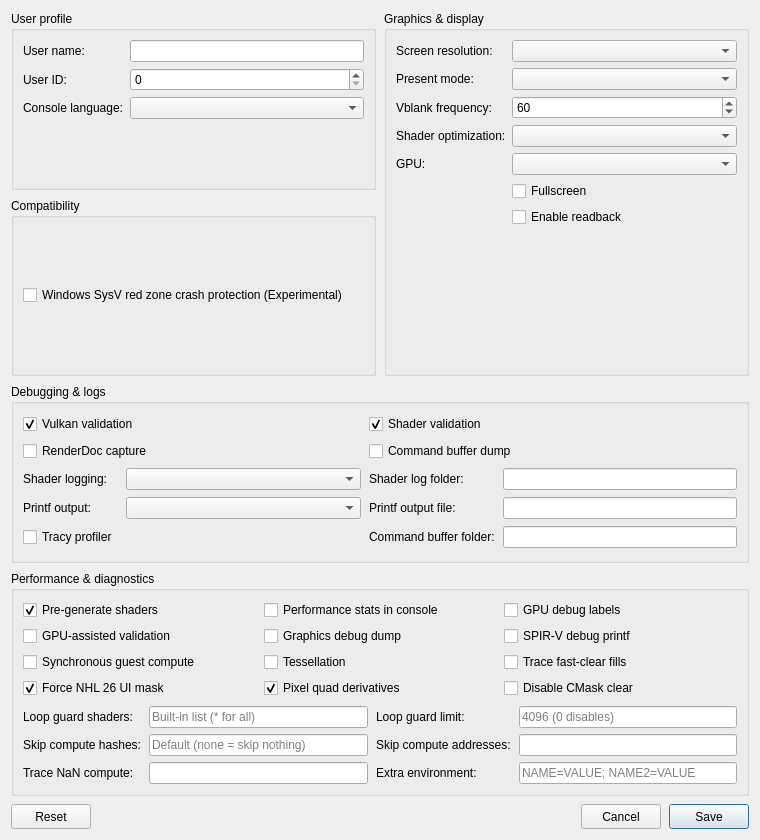
<?xml version="1.0" encoding="UTF-8"?>
<ui version="4.0">
 <class>ConfigurationEditDialog</class>
 <widget class="QDialog" name="ConfigurationEditDialog">
  <property name="geometry">
   <rect>
    <x>0</x>
    <y>0</y>
    <width>760</width>
    <height>840</height>
   </rect>
  </property>
  <property name="windowTitle">
   <string>Settings</string>
  </property>
  <property name="locale">
   <locale language="English" country="UnitedStates"/>
  </property>
  <layout class="QGridLayout" name="gridLayout">
   <property name="horizontalSpacing">
    <number>8</number>
   </property>
   <property name="verticalSpacing">
    <number>8</number>
   </property>
   <item row="0" column="0">
    <layout class="QGridLayout" name="sectionsLayout" columnstretch="1,1">
     <property name="horizontalSpacing">
      <number>8</number>
     </property>
     <property name="verticalSpacing">
      <number>8</number>
     </property>
     <item row="0" column="0">
      <widget class="QGroupBox" name="user_profile_group">
       <property name="title">
        <string>User profile</string>
       </property>
       <layout class="QFormLayout" name="userProfileLayout">
        <property name="fieldGrowthPolicy">
         <enum>QFormLayout::AllNonFixedFieldsGrow</enum>
        </property>
        <item row="0" column="0">
         <widget class="QLabel" name="label_user_name">
          <property name="text"><string>User name:</string></property>
         </widget>
        </item>
        <item row="0" column="1">
         <widget class="MandatoryLineEdit" name="lineEdit_user_name">
          <property name="toolTip"><string>Local user name exposed to games</string></property>
          <property name="clearButtonEnabled"><bool>true</bool></property>
         </widget>
        </item>
        <item row="1" column="0">
         <widget class="QLabel" name="label_user_id">
          <property name="text"><string>User ID:</string></property>
         </widget>
        </item>
        <item row="1" column="1">
         <widget class="QSpinBox" name="spinBox_user_id">
          <property name="toolTip"><string>Local user ID exposed to games</string></property>
          <property name="maximum"><number>2147483647</number></property>
         </widget>
        </item>
        <item row="2" column="0">
         <widget class="QLabel" name="label_console_language">
          <property name="text"><string>Console language:</string></property>
         </widget>
        </item>
        <item row="2" column="1">
         <widget class="QComboBox" name="comboBox_console_language">
          <property name="toolTip"><string>Language</string></property>
         </widget>
        </item>
       </layout>
      </widget>
     </item>
     <item row="0" column="1" rowspan="2">
      <widget class="QGroupBox" name="graphics_group">
       <property name="title">
        <string>Graphics &amp;&amp; display</string>
       </property>
       <layout class="QFormLayout" name="graphicsLayout">
        <property name="fieldGrowthPolicy">
         <enum>QFormLayout::AllNonFixedFieldsGrow</enum>
        </property>
        <item row="0" column="0">
         <widget class="QLabel" name="label_screen_resolution">
          <property name="text"><string>Screen resolution:</string></property>
         </widget>
        </item>
        <item row="0" column="1">
         <widget class="QComboBox" name="comboBox_screen_resolution">
          <property name="toolTip"><string>Window resolution</string></property>
         </widget>
        </item>
        <item row="1" column="0">
         <widget class="QLabel" name="label_present_mode">
          <property name="text"><string>Present mode:</string></property>
         </widget>
        </item>
        <item row="1" column="1">
         <widget class="QComboBox" name="comboBox_present_mode">
          <property name="toolTip"><string>Vulkan swapchain presentation mode</string></property>
         </widget>
        </item>
        <item row="2" column="0">
         <widget class="QLabel" name="label_vblank_frequency">
          <property name="text"><string>Vblank frequency:</string></property>
         </widget>
        </item>
        <item row="2" column="1">
         <widget class="QSpinBox" name="spinBox_vblank_frequency">
          <property name="toolTip"><string>Virtual display refresh rate used for frame pacing</string></property>
          <property name="minimum"><number>30</number></property>
          <property name="maximum"><number>360</number></property>
          <property name="value"><number>60</number></property>
         </widget>
        </item>
        <item row="3" column="0">
         <widget class="QLabel" name="label_shader_optimization">
          <property name="text"><string>Shader optimization:</string></property>
         </widget>
        </item>
        <item row="3" column="1">
         <widget class="QComboBox" name="comboBox_shader_optimization_type">
          <property name="toolTip"><string>Optimize shaders for code size or performance</string></property>
         </widget>
        </item>
        <item row="4" column="0">
         <widget class="QLabel" name="label_gpu">
          <property name="text"><string>GPU:</string></property>
         </widget>
        </item>
        <item row="4" column="1">
         <widget class="QComboBox" name="comboBox_gpu">
          <property name="toolTip"><string>Graphics device used by the emulator</string></property>
         </widget>
        </item>
        <item row="5" column="1">
         <widget class="QCheckBox" name="checkBox_fullscreen">
          <property name="toolTip"><string>Run in borderless desktop fullscreen</string></property>
          <property name="text"><string>Fullscreen</string></property>
         </widget>
        </item>
        <item row="6" column="1">
         <widget class="QCheckBox" name="checkBox_readback">
          <property name="toolTip"><string>Read back writable linear images</string></property>
          <property name="text"><string>Enable readback</string></property>
         </widget>
        </item>
       </layout>
      </widget>
     </item>
     <item row="2" column="0" colspan="2">
      <widget class="QGroupBox" name="debug_group">
       <property name="title">
        <string>Debugging &amp;&amp; logs</string>
       </property>
       <layout class="QGridLayout" name="debugLayout" columnstretch="0,1,0,1">
        <property name="horizontalSpacing"><number>8</number></property>
        <property name="verticalSpacing"><number>6</number></property>
        <item row="0" column="0" colspan="2">
         <widget class="QCheckBox" name="checkBox_vulkan_validation">
          <property name="toolTip"><string>Enable Vulkan validation layers</string></property>
          <property name="text"><string>Vulkan validation</string></property>
          <property name="checked"><bool>true</bool></property>
         </widget>
        </item>
        <item row="0" column="2" colspan="2">
         <widget class="QCheckBox" name="checkBox_shader_validation">
          <property name="toolTip"><string>Validate SPIR-V binary</string></property>
          <property name="text"><string>Shader validation</string></property>
          <property name="checked"><bool>true</bool></property>
         </widget>
        </item>
        <item row="1" column="0" colspan="2">
         <widget class="QCheckBox" name="checkBox_renderdoc_capture">
          <property name="toolTip"><string>Enable RenderDoc capture</string></property>
          <property name="text"><string>RenderDoc capture</string></property>
         </widget>
        </item>
        <item row="1" column="2" colspan="2">
         <widget class="QCheckBox" name="checkBox_cmd_dump">
          <property name="toolTip"><string>Dump command buffers</string></property>
          <property name="text"><string>Command buffer dump</string></property>
         </widget>
        </item>
        <item row="2" column="0">
         <widget class="QLabel" name="label_shader_log_direction">
          <property name="text"><string>Shader logging:</string></property>
         </widget>
        </item>
        <item row="2" column="1">
         <widget class="QComboBox" name="comboBox_shader_log_direction">
          <property name="toolTip"><string>Dump shaders to file or console window. If enabled may decrease emulator performance</string></property>
         </widget>
        </item>
        <item row="2" column="2">
         <widget class="QLabel" name="label_shader_log_folder">
          <property name="text"><string>Shader log folder:</string></property>
         </widget>
        </item>
        <item row="2" column="3">
         <widget class="MandatoryLineEdit" name="lineEdit_shader_log_folder">
          <property name="toolTip"><string>Specify directory to dump shaders</string></property>
          <property name="clearButtonEnabled"><bool>true</bool></property>
         </widget>
        </item>
        <item row="3" column="0">
         <widget class="QLabel" name="label_printf_direction">
          <property name="text"><string>Printf output:</string></property>
         </widget>
        </item>
        <item row="3" column="1">
         <widget class="QComboBox" name="comboBox_printf_direction">
          <property name="toolTip"><string>Print logs to file or console window. If enabled may decrease emulator performance</string></property>
         </widget>
        </item>
        <item row="3" column="2">
         <widget class="QLabel" name="label_printf_file">
          <property name="text"><string>Printf output file:</string></property>
         </widget>
        </item>
        <item row="3" column="3">
         <widget class="MandatoryLineEdit" name="lineEdit_printf_file">
          <property name="toolTip"><string>Specify file to dump logs</string></property>
          <property name="clearButtonEnabled"><bool>true</bool></property>
         </widget>
        </item>
        <item row="4" column="0">
         <widget class="QCheckBox" name="checkBox_profiler">
          <property name="toolTip"><string>Enable the Tracy profiler. Profiling may decrease emulator performance</string></property>
          <property name="text"><string>Tracy profiler</string></property>
         </widget>
        </item>
        <item row="4" column="2">
         <widget class="QLabel" name="label_cmd_dump_folder">
          <property name="text"><string>Command buffer folder:</string></property>
         </widget>
        </item>
        <item row="4" column="3">
         <widget class="MandatoryLineEdit" name="lineEdit_cmd_dump_folder">
          <property name="toolTip"><string>Specify directory to dump command buffers</string></property>
          <property name="clearButtonEnabled"><bool>true</bool></property>
         </widget>
        </item>
       </layout>
      </widget>
     </item>
     <item row="1" column="0">
      <widget class="QGroupBox" name="compatibility_group">
       <property name="title">
        <string>Compatibility</string>
       </property>
       <layout class="QHBoxLayout" name="compatibilityLayout">
        <item>
         <widget class="QCheckBox" name="checkBox_red_zone_protection">
          <property name="toolTip"><string>Helps prevent crashes in some games on Windows</string></property>
          <property name="text"><string>Windows SysV red zone crash protection (Experimental)</string></property>
         </widget>
        </item>
        <item>
         <spacer name="compatibilitySpacer">
          <property name="orientation"><enum>Qt::Horizontal</enum></property>
          <property name="sizeHint" stdset="0">
           <size><width>40</width><height>20</height></size>
          </property>
         </spacer>
        </item>
       </layout>
      </widget>
     </item>
     <item row="3" column="0" colspan="2">
      <widget class="QGroupBox" name="diagnostics_group">
       <property name="title">
        <string>Performance &amp;&amp; diagnostics</string>
       </property>
       <layout class="QVBoxLayout" name="diagnosticsLayout">
        <property name="spacing"><number>8</number></property>
        <item>
         <layout class="QGridLayout" name="diagnosticsSwitchesLayout" columnstretch="1,1,1">
          <property name="horizontalSpacing"><number>8</number></property>
          <property name="verticalSpacing"><number>6</number></property>
          <item row="0" column="0">
           <widget class="QCheckBox" name="checkBox_pre_gen">
            <property name="toolTip"><string>--pre-gen: record the shaders and pipelines each run compiles, then compile the recorded ones before the game starts so later runs hitch less. Records are kept in _PipelineCache</string></property>
            <property name="text"><string>Pre-generate shaders</string></property>
            <property name="checked"><bool>true</bool></property>
           </widget>
          </item>
          <item row="0" column="1">
           <widget class="QCheckBox" name="checkBox_perf_stats">
            <property name="toolTip"><string>KYTY_PERF_STATS=1: print a PerfStats line to the console once per second (FPS, draws, memory faults, readbacks, shader and pipeline compiles, GPU waits)</string></property>
            <property name="text"><string>Performance stats in console</string></property>
           </widget>
          </item>
          <item row="0" column="2">
           <widget class="QCheckBox" name="checkBox_gpu_labels">
            <property name="toolTip"><string>KYTY_GPU_LABELS=1: label every draw and dispatch for RenderDoc and GPU crash dumps. Slows busy scenes; graphics debug dump also enables labels</string></property>
            <property name="text"><string>GPU debug labels</string></property>
           </widget>
          </item>
          <item row="1" column="0">
           <widget class="QCheckBox" name="checkBox_gpu_assisted_validation">
            <property name="toolTip"><string>--gpu-assisted-validation: bounds-check shader resource accesses on the GPU. Implies Vulkan validation; very slow</string></property>
            <property name="text"><string>GPU-assisted validation</string></property>
           </widget>
          </item>
          <item row="1" column="1">
           <widget class="QCheckBox" name="checkBox_graphics_debug_dump">
            <property name="toolTip"><string>--graphics-debug-dump: write graphics debug dumps and name Vulkan objects. Slow</string></property>
            <property name="text"><string>Graphics debug dump</string></property>
           </widget>
          </item>
          <item row="1" column="2">
           <widget class="QCheckBox" name="checkBox_spirv_debug_printf">
            <property name="toolTip"><string>--spirv-debug-printf: enable debug printf output from translated shaders</string></property>
            <property name="text"><string>SPIR-V debug printf</string></property>
           </widget>
          </item>
          <item row="2" column="0">
           <widget class="QCheckBox" name="checkBox_sync_compute">
            <property name="toolTip"><string>KYTY_SYNC_COMPUTE=1: wait for every guest compute dispatch to finish. For diagnosing GPU stalls; very slow</string></property>
            <property name="text"><string>Synchronous guest compute</string></property>
           </widget>
          </item>
          <item row="2" column="1">
           <widget class="QCheckBox" name="checkBox_tessellation">
            <property name="toolTip"><string>KYTY_ENABLE_TESSELLATION=1: compile patch draws through the tessellation path instead of skipping them</string></property>
            <property name="text"><string>Tessellation</string></property>
           </widget>
          </item>
          <item row="2" column="2">
           <widget class="QCheckBox" name="checkBox_trace_dcc">
            <property name="toolTip"><string>KYTY_TRACE_DCC=1: log fast-clear metadata fills and decisions to the console</string></property>
            <property name="text"><string>Trace fast-clear fills</string></property>
           </widget>
          </item>
          <item row="3" column="0">
           <widget class="QCheckBox" name="checkBox_force_ui_mask">
            <property name="toolTip"><string>KYTY_FORCE_UI_MASK: force the NHL 26 compositor UI mask. On by default; unchecking sets the variable to 0</string></property>
            <property name="text"><string>Force NHL 26 UI mask</string></property>
            <property name="checked"><bool>true</bool></property>
           </widget>
          </item>
          <item row="3" column="1">
           <widget class="QCheckBox" name="checkBox_pixel_quad_derivatives">
            <property name="toolTip"><string>KYTY_PIXEL_QUAD_DERIVATIVES: emulate pixel quad moves with fine derivatives. On by default; unchecking uses the old subgroup shuffle</string></property>
            <property name="text"><string>Pixel quad derivatives</string></property>
            <property name="checked"><bool>true</bool></property>
           </widget>
          </item>
          <item row="3" column="2">
           <widget class="QCheckBox" name="checkBox_disable_cmask_clear">
            <property name="toolTip"><string>KYTY_DISABLE_CMASK_CLEAR=1: upload CMask fast clears from guest memory instead of clearing on the host (for A/B tests)</string></property>
            <property name="text"><string>Disable CMask clear</string></property>
           </widget>
          </item>
         </layout>
        </item>
        <item>
         <layout class="QGridLayout" name="diagnosticsValuesLayout" columnstretch="0,1,0,1">
          <property name="horizontalSpacing"><number>8</number></property>
          <property name="verticalSpacing"><number>6</number></property>
          <item row="0" column="0">
           <widget class="QLabel" name="label_loop_guard_hashes">
            <property name="text"><string>Loop guard shaders:</string></property>
           </widget>
          </item>
          <item row="0" column="1">
           <widget class="QLineEdit" name="lineEdit_loop_guard_hashes">
            <property name="toolTip"><string>KYTY_SHADER_LOOP_GUARD_HASHES: comma-separated shader hashes that get a loop iteration guard, or * for every shader. Empty uses the built-in list</string></property>
            <property name="placeholderText"><string>Built-in list (* for all)</string></property>
            <property name="clearButtonEnabled"><bool>true</bool></property>
           </widget>
          </item>
          <item row="0" column="2">
           <widget class="QLabel" name="label_loop_limit">
            <property name="text"><string>Loop guard limit:</string></property>
           </widget>
          </item>
          <item row="0" column="3">
           <widget class="QLineEdit" name="lineEdit_loop_limit">
            <property name="toolTip"><string>KYTY_SHADER_LOOP_LIMIT: iteration budget of the shader loop guard. Empty uses 4096; 0 disables the guard</string></property>
            <property name="placeholderText"><string>4096 (0 disables)</string></property>
            <property name="clearButtonEnabled"><bool>true</bool></property>
           </widget>
          </item>
          <item row="1" column="0">
           <widget class="QLabel" name="label_skip_cs_hashes">
            <property name="text"><string>Skip compute hashes:</string></property>
           </widget>
          </item>
          <item row="1" column="1">
           <widget class="QLineEdit" name="lineEdit_skip_cs_hashes">
            <property name="toolTip"><string>KYTY_SKIP_CS_HASH: comma-separated guest compute shader hashes to skip (up to 16). Empty keeps the default 0x0873b3a2bce038b2; any other text replaces it, e.g. none to skip nothing</string></property>
            <property name="placeholderText"><string>Default (none = skip nothing)</string></property>
            <property name="clearButtonEnabled"><bool>true</bool></property>
           </widget>
          </item>
          <item row="1" column="2">
           <widget class="QLabel" name="label_skip_cs_addresses">
            <property name="text"><string>Skip compute addresses:</string></property>
           </widget>
          </item>
          <item row="1" column="3">
           <widget class="QLineEdit" name="lineEdit_skip_cs_addresses">
            <property name="toolTip"><string>KYTY_SKIP_CS_ADDRESS: comma-separated guest compute shader addresses to skip (up to 16)</string></property>
            <property name="clearButtonEnabled"><bool>true</bool></property>
           </widget>
          </item>
          <item row="2" column="0">
           <widget class="QLabel" name="label_trace_nan_cs">
            <property name="text"><string>Trace NaN compute:</string></property>
           </widget>
          </item>
          <item row="2" column="1">
           <widget class="QLineEdit" name="lineEdit_trace_nan_cs">
            <property name="toolTip"><string>KYTY_TRACE_NAN_CS: comma-separated compute shader hashes to check for NaN outputs, or * for all</string></property>
            <property name="clearButtonEnabled"><bool>true</bool></property>
           </widget>
          </item>
          <item row="2" column="2">
           <widget class="QLabel" name="label_extra_environment">
            <property name="text"><string>Extra environment:</string></property>
           </widget>
          </item>
          <item row="2" column="3">
           <widget class="QLineEdit" name="lineEdit_extra_environment">
            <property name="toolTip"><string>Other environment variables for the emulator, as NAME=VALUE entries separated by ;</string></property>
            <property name="placeholderText"><string>NAME=VALUE; NAME2=VALUE</string></property>
            <property name="clearButtonEnabled"><bool>true</bool></property>
           </widget>
          </item>
         </layout>
        </item>
       </layout>
      </widget>
     </item>
    </layout>
   </item>
   <item row="2" column="0">
    <layout class="QHBoxLayout" name="buttonLayout">
     <item>
     <widget class="QPushButton" name="clear_button">
       <property name="minimumSize"><size><width>80</width><height>25</height></size></property>
       <property name="text"><string>Reset</string></property>
       <property name="toolTip"><string>Restore default settings</string></property>
      </widget>
     </item>
     <item>
      <spacer name="buttonSpacer">
       <property name="orientation"><enum>Qt::Horizontal</enum></property>
       <property name="sizeHint" stdset="0"><size><width>40</width><height>20</height></size></property>
      </spacer>
     </item>
     <item>
      <widget class="QPushButton" name="cancel_button">
       <property name="minimumSize"><size><width>80</width><height>25</height></size></property>
       <property name="text"><string>Cancel</string></property>
      </widget>
     </item>
     <item>
      <widget class="QPushButton" name="ok_button">
       <property name="minimumSize"><size><width>80</width><height>25</height></size></property>
       <property name="text"><string>Save</string></property>
       <property name="default"><bool>true</bool></property>
      </widget>
     </item>
    </layout>
   </item>
  </layout>
 </widget>
 <customwidgets>
  <customwidget>
   <class>MandatoryLineEdit</class>
   <extends>QLineEdit</extends>
   <header>mandatoryLineEdit.h</header>
  </customwidget>
 </customwidgets>
 <resources/>
 <connections>
  <connection>
   <sender>cancel_button</sender>
   <signal>clicked()</signal>
   <receiver>ConfigurationEditDialog</receiver>
   <slot>reject()</slot>
  </connection>
 </connections>
</ui>
